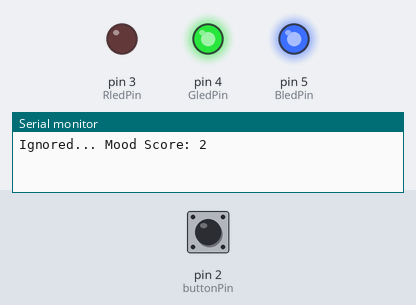
Simulated run of this sketch. Board: Arduino Uno, built with avr-gcc and run on an emulated ATmega328P. Shown: output pins drawn as LEDs (lit = HIGH), the last lines printed to the serial monitor. Dashed ring = blinking. The test bench sets the inputs (shaded band); at power-on: pin 2 (buttonPin) LOW.

Above: at 1.2 s.
1.3 s: pin 2 (buttonPin) pulled HIGH for 0.15 s
At 1.6 s:
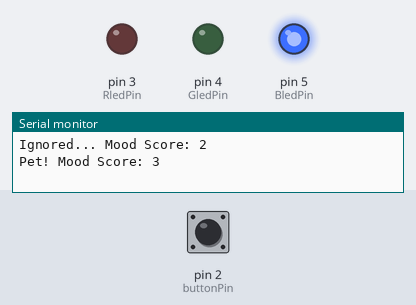
At 4.75 s:
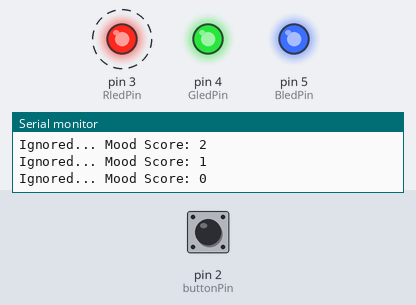
Timing chart, 0 to 13.4 s (numbered marks = the images above; inputs shaded):
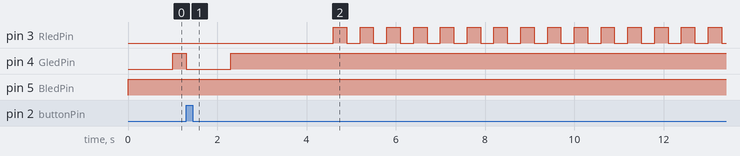

Measured:
- after the input at 1.3 s, pin 4 (GledPin): HIGH → LOW at once, → HIGH 1.0 s later

The sketch:

114AC1006_hw2.ino
```cpp
const int buttonPin = 2;
const int RledPin = 3;
const int GledPin = 4;
const int BledPin = 5;

int buttonState = 0;
bool buttonPressed = false;

int moodScore = 3;
const int maxScore = 10;
const int minScore = 0;

unsigned long lastPetTime = 0;
const unsigned long decayInterval = 1000;

unsigned long rainbowStartTime = 0;
bool isRainbowMode = false;
unsigned long lastColorChange = 0;
int colorStage = 0;

int pressCount = 0;
bool blinkState = false;
unsigned long lastBlinkTime = 0;
const unsigned long blinkInterval = 300;

void setup() {
  pinMode(RledPin, OUTPUT);
  pinMode(GledPin, OUTPUT);
  pinMode(BledPin, OUTPUT);

  pinMode(buttonPin, INPUT);

  Serial.begin(9600);
  lastPetTime = millis();
}

void loop() {
  unsigned long currentMillis = millis();
  buttonState = digitalRead(buttonPin);

  if (buttonState == HIGH && !buttonPressed) {
    buttonPressed = true;
    lastPetTime = currentMillis;

    if (!isRainbowMode) {
      if (moodScore == 2 && pressCount == 0) {
        moodScore = 3;
      } else {
        pressCount++;

        if (pressCount >= 3) {
          pressCount = 0;
          moodScore++;

          if (moodScore >= maxScore) {
            moodScore = maxScore;
            isRainbowMode = true;
            rainbowStartTime = currentMillis;
            lastColorChange = currentMillis;
            blinkState = false;
          }
        }
      }
    }

    Serial.print("Pet! Mood Score: ");
    Serial.println(moodScore);

  } else if (buttonState == LOW && buttonPressed) {
    buttonPressed = false;
  }

  if (!isRainbowMode &&
      currentMillis - lastPetTime >= decayInterval) {

    lastPetTime = currentMillis;

    if (moodScore > minScore) {
      moodScore--;
      pressCount = 0;

      Serial.print("Ignored... Mood Score: ");
      Serial.println(moodScore);
    }
  }

  if (isRainbowMode) {
    if (currentMillis - rainbowStartTime >= 3000) {
      isRainbowMode = false;
      moodScore = 9;
      pressCount = 0;
      lastPetTime = currentMillis;
    } else {
      if (currentMillis - lastColorChange >= blinkInterval) {
        lastColorChange = currentMillis;
        blinkState = !blinkState;
      }

      if (blinkState) {
        digitalWrite(RledPin, HIGH);
        digitalWrite(GledPin, LOW);
        digitalWrite(BledPin, HIGH);
      } else {
        digitalWrite(RledPin, HIGH);
        digitalWrite(GledPin, HIGH);
        digitalWrite(BledPin, HIGH);
      }
    }
  } else {
    if (moodScore >= 9) {
      digitalWrite(RledPin, HIGH);
      digitalWrite(GledPin, LOW);
      digitalWrite(BledPin, HIGH);
    } else if (moodScore >= 6) {
      digitalWrite(RledPin, HIGH);
      digitalWrite(GledPin, HIGH);
      digitalWrite(BledPin, LOW);
    } else if (moodScore >= 3) {
      digitalWrite(RledPin, LOW);
      digitalWrite(GledPin, LOW);
      digitalWrite(BledPin, HIGH);
    } else if (moodScore >= 1) {
      digitalWrite(RledPin, LOW);
      digitalWrite(GledPin, HIGH);
      digitalWrite(BledPin, HIGH);
    } else {
      if (currentMillis - lastBlinkTime >= blinkInterval) {
        lastBlinkTime = currentMillis;
        blinkState = !blinkState;
      }

      if (blinkState) {
        digitalWrite(RledPin, LOW);
        digitalWrite(GledPin, HIGH);
        digitalWrite(BledPin, HIGH);
      } else {
        digitalWrite(RledPin, HIGH);
        digitalWrite(GledPin, HIGH);
        digitalWrite(BledPin, HIGH);
      }
    }
  }
}
```
